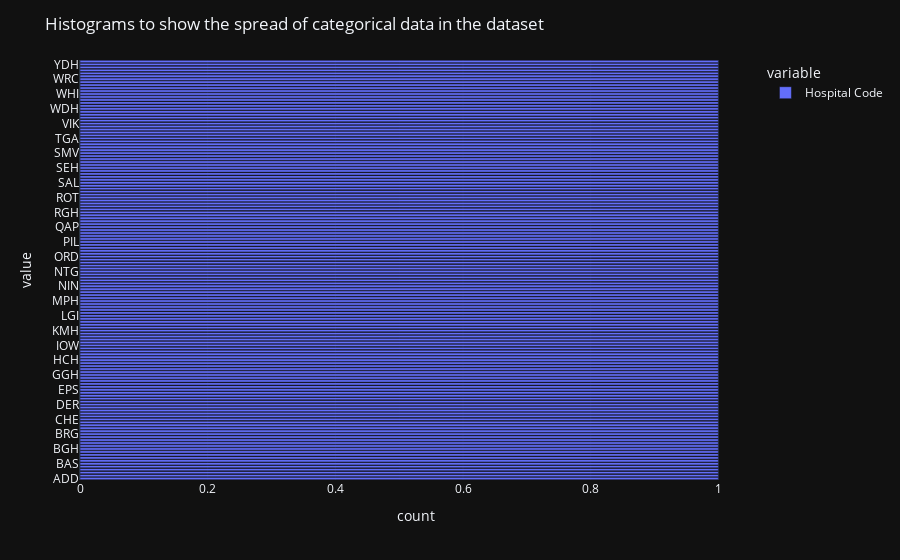
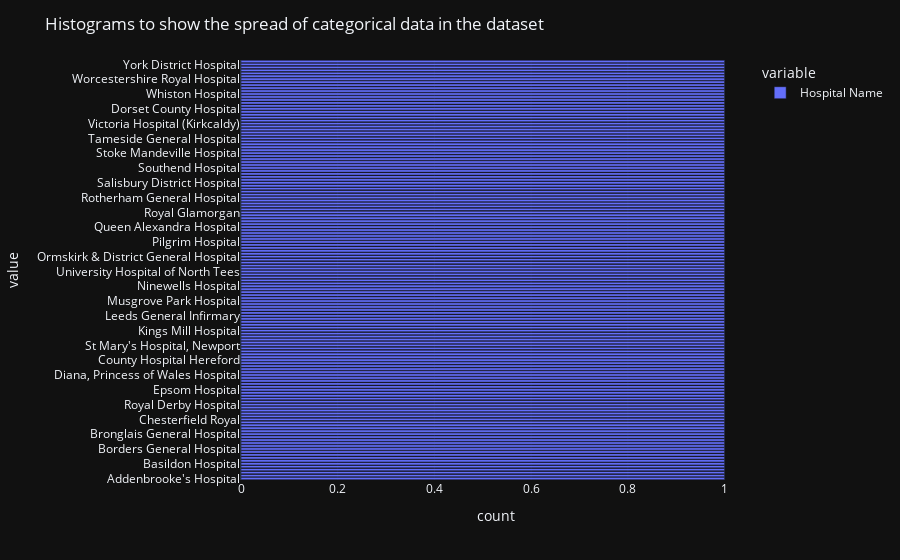

The cell these charts' notebook holds for them, in order:
### Markdown cell above
# Categorical Disrtibution

### Code cell
string_cols = df.select_dtypes(include=['object']).columns.tolist()
for total in string_cols :
    figure = px.histogram(df, x=[total], nbins=20)
    figure.update_layout(title="Histograms to show the spread of categorical data in the dataset")
    figure.show()

### Figure 1 — Plotly figure (JSON) as saved in the notebook; plotly's stock layout.template omitted (floating-point values rounded to 4 significant figures; data arrays with more than 128 entries replaced by an {"elided": "..."} marker saying what was removed)
{"data": [{"alignmentgroup": "True", "hovertemplate": "variable=Hospital Code<br>count=%{x}<br>value=%{y}<extra></extra>", "legendgroup": "Hospital Code", "marker": {"color": "#636efa", "pattern": {"shape": ""}}, "name": "Hospital Code", "offsetgroup": "Hospital Code", "orientation": "h", "showlegend": true, "textposition": "auto", "x": {"elided": "142 int values"}, "xaxis": "x", "y": {"elided": "142 str values"}, "yaxis": "y", "type": "bar"}], "layout": {"xaxis": {"anchor": "y", "domain": [0.0, 1.0], "title": {"text": "count"}}, "yaxis": {"anchor": "x", "domain": [0.0, 1.0], "title": {"text": "value"}}, "legend": {"title": {"text": "variable"}, "tracegroupgap": 0}, "margin": {"t": 60}, "barmode": "relative", "title": {"text": "Histograms to show the spread of categorical data in the dataset"}}}

### Figure 2 — Plotly figure (JSON) as saved in the notebook; plotly's stock layout.template omitted (floating-point values rounded to 4 significant figures; data arrays with more than 128 entries replaced by an {"elided": "..."} marker saying what was removed)
{"data": [{"alignmentgroup": "True", "hovertemplate": "variable=Hospital Name<br>count=%{x}<br>value=%{y}<extra></extra>", "legendgroup": "Hospital Name", "marker": {"color": "#636efa", "pattern": {"shape": ""}}, "name": "Hospital Name", "offsetgroup": "Hospital Name", "orientation": "h", "showlegend": true, "textposition": "auto", "x": {"elided": "142 int values"}, "xaxis": "x", "y": {"elided": "142 str values"}, "yaxis": "y", "type": "bar"}], "layout": {"xaxis": {"anchor": "y", "domain": [0.0, 1.0], "title": {"text": "count"}}, "yaxis": {"anchor": "x", "domain": [0.0, 1.0], "title": {"text": "value"}}, "legend": {"title": {"text": "variable"}, "tracegroupgap": 0}, "margin": {"t": 60}, "barmode": "relative", "title": {"text": "Histograms to show the spread of categorical data in the dataset"}}}
